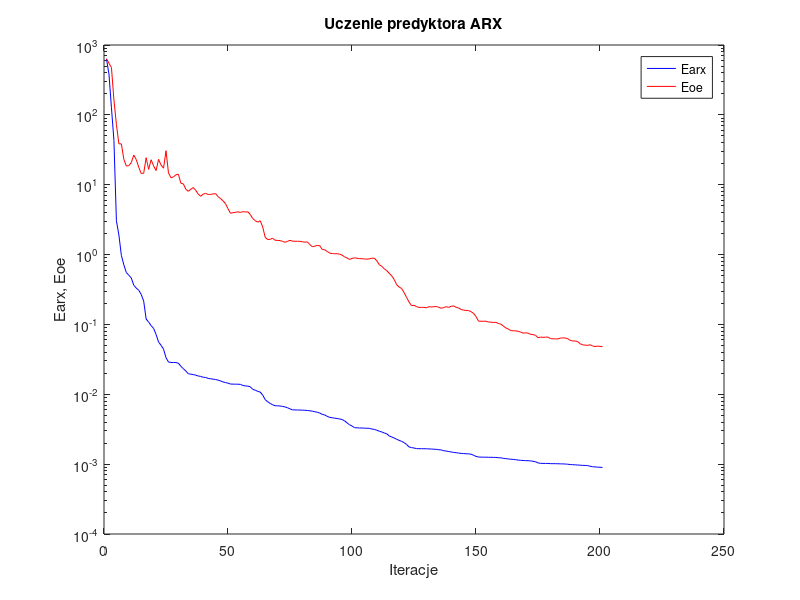
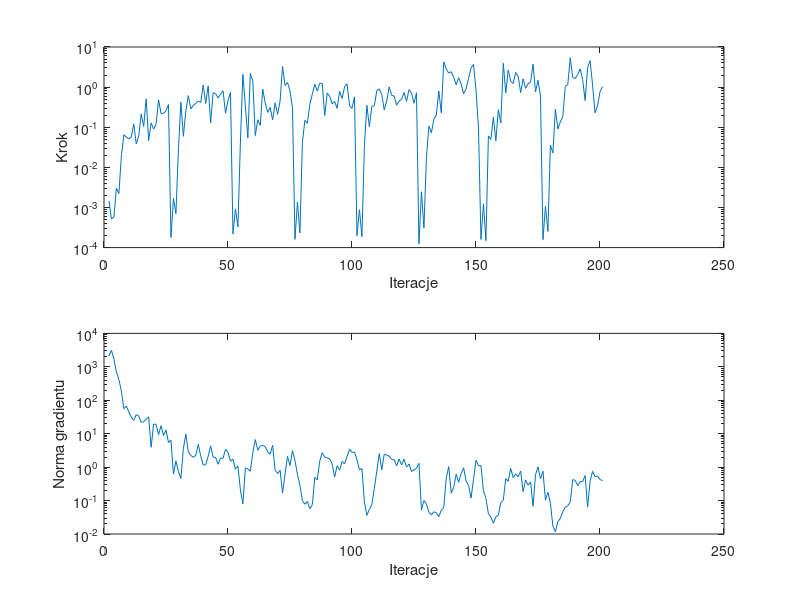

The MATLAB source for these figures, in order:
%uczenie predyktora arx
clear all;
n=0; farx(n+1)=6.295409e+002; foe(n+1)=6.386330e+002; wspucz(n+1)=0.000000e+000; ng(n+1)=0.000000e+000;
%odnowa zmiennej metryki
n=1; farx(n+1)=3.841473e+002; foe(n+1)=5.472571e+002; krok(n+1)=1.454759e-003; ng(n+1)=2.108313e+003;
n=2; farx(n+1)=1.262254e+002; foe(n+1)=4.772081e+002; krok(n+1)=5.100741e-004; ng(n+1)=3.164723e+003;
n=3; farx(n+1)=4.312653e+001; foe(n+1)=1.631352e+002; krok(n+1)=5.836390e-004; ng(n+1)=1.701520e+003;
n=4; farx(n+1)=3.049464e+000; foe(n+1)=7.314719e+001; krok(n+1)=3.021288e-003; ng(n+1)=7.094112e+002;
n=5; farx(n+1)=1.910983e+000; foe(n+1)=3.854845e+001; krok(n+1)=2.220021e-003; ng(n+1)=4.213341e+002;
n=6; farx(n+1)=9.746934e-001; foe(n+1)=3.843697e+001; krok(n+1)=1.881038e-002; ng(n+1)=1.893457e+002;
n=7; farx(n+1)=7.130612e-001; foe(n+1)=2.311608e+001; krok(n+1)=6.504518e-002; ng(n+1)=5.616091e+001;
n=8; farx(n+1)=5.539616e-001; foe(n+1)=1.851786e+001; krok(n+1)=5.671128e-002; ng(n+1)=6.746840e+001;
n=9; farx(n+1)=5.067918e-001; foe(n+1)=1.876412e+001; krok(n+1)=5.157588e-002; ng(n+1)=4.430668e+001;
n=10; farx(n+1)=4.619574e-001; foe(n+1)=2.070889e+001; krok(n+1)=5.671128e-002; ng(n+1)=3.140797e+001;
n=11; farx(n+1)=3.647125e-001; foe(n+1)=2.659736e+001; krok(n+1)=1.200954e-001; ng(n+1)=2.497832e+001;
n=12; farx(n+1)=3.318382e-001; foe(n+1)=2.290667e+001; krok(n+1)=3.879553e-002; ng(n+1)=3.716374e+001;
n=13; farx(n+1)=3.084845e-001; foe(n+1)=1.784426e+001; krok(n+1)=6.079450e-002; ng(n+1)=3.368150e+001;
n=14; farx(n+1)=2.691502e-001; foe(n+1)=1.450548e+001; krok(n+1)=2.134155e-001; ng(n+1)=2.175403e+001;
n=15; farx(n+1)=2.156880e-001; foe(n+1)=1.459298e+001; krok(n+1)=1.044009e-001; ng(n+1)=2.294193e+001;
n=16; farx(n+1)=1.193159e-001; foe(n+1)=2.435703e+001; krok(n+1)=5.107206e-001; ng(n+1)=2.725540e+001;
n=17; farx(n+1)=1.080390e-001; foe(n+1)=1.656252e+001; krok(n+1)=4.663645e-002; ng(n+1)=3.198109e+001;
n=18; farx(n+1)=9.621880e-002; foe(n+1)=2.276070e+001; krok(n+1)=1.281531e-001; ng(n+1)=3.921144e+000;
n=19; farx(n+1)=8.769777e-002; foe(n+1)=1.857396e+001; krok(n+1)=8.973318e-002; ng(n+1)=1.936423e+001;
n=20; farx(n+1)=7.182146e-002; foe(n+1)=1.596974e+001; krok(n+1)=1.197092e-001; ng(n+1)=1.909480e+001;
n=21; farx(n+1)=5.607873e-002; foe(n+1)=2.305546e+001; krok(n+1)=4.819709e-001; ng(n+1)=9.313209e+000;
n=22; farx(n+1)=5.024976e-002; foe(n+1)=1.915398e+001; krok(n+1)=2.209722e-001; ng(n+1)=1.731820e+001;
n=23; farx(n+1)=4.428130e-002; foe(n+1)=1.722927e+001; krok(n+1)=2.211882e-001; ng(n+1)=8.826457e+000;
n=24; farx(n+1)=3.347377e-002; foe(n+1)=3.064024e+001; krok(n+1)=2.594656e-001; ng(n+1)=1.295497e+001;
n=25; farx(n+1)=2.892289e-002; foe(n+1)=1.478215e+001; krok(n+1)=3.655097e-001; ng(n+1)=5.495461e+000;
%odnowa zmiennej metryki
n=26; farx(n+1)=2.854477e-002; foe(n+1)=1.256215e+001; krok(n+1)=1.784716e-004; ng(n+1)=6.391133e+000;
n=27; farx(n+1)=2.851058e-002; foe(n+1)=1.292199e+001; krok(n+1)=1.667309e-003; ng(n+1)=6.163957e-001;
n=28; farx(n+1)=2.845722e-002; foe(n+1)=1.390447e+001; krok(n+1)=7.046696e-004; ng(n+1)=1.545263e+000;
n=29; farx(n+1)=2.785990e-002; foe(n+1)=1.409395e+001; krok(n+1)=2.702970e-002; ng(n+1)=7.482240e-001;
n=30; farx(n+1)=2.516604e-002; foe(n+1)=1.051003e+001; krok(n+1)=4.228235e-001; ng(n+1)=4.558016e-001;
n=31; farx(n+1)=2.325750e-002; foe(n+1)=1.027498e+001; krok(n+1)=5.927401e-002; ng(n+1)=3.550511e+000;
n=32; farx(n+1)=2.147590e-002; foe(n+1)=8.606365e+000; krok(n+1)=2.557116e-001; ng(n+1)=9.740041e+000;
n=33; farx(n+1)=1.970234e-002; foe(n+1)=8.058512e+000; krok(n+1)=6.128735e-001; ng(n+1)=2.888160e+000;
n=34; farx(n+1)=1.941522e-002; foe(n+1)=8.604584e+000; krok(n+1)=2.868245e-001; ng(n+1)=2.248262e+000;
n=35; farx(n+1)=1.914023e-002; foe(n+1)=9.115908e+000; krok(n+1)=3.510640e-001; ng(n+1)=1.971401e+000;
n=36; farx(n+1)=1.877147e-002; foe(n+1)=8.289820e+000; krok(n+1)=3.923690e-001; ng(n+1)=2.256958e+000;
n=37; farx(n+1)=1.826795e-002; foe(n+1)=7.333354e+000; krok(n+1)=4.448216e-001; ng(n+1)=4.801183e+000;
n=38; farx(n+1)=1.804278e-002; foe(n+1)=6.829202e+000; krok(n+1)=4.126070e-001; ng(n+1)=2.163464e+000;
n=39; farx(n+1)=1.752541e-002; foe(n+1)=7.353965e+000; krok(n+1)=1.134786e+000; ng(n+1)=1.151884e+000;
n=40; farx(n+1)=1.741848e-002; foe(n+1)=7.497715e+000; krok(n+1)=3.885953e-001; ng(n+1)=1.166095e+000;
n=41; farx(n+1)=1.687577e-002; foe(n+1)=7.256782e+000; krok(n+1)=1.068393e+000; ng(n+1)=2.086940e+000;
n=42; farx(n+1)=1.668429e-002; foe(n+1)=7.257799e+000; krok(n+1)=1.282857e-001; ng(n+1)=4.320501e+000;
n=43; farx(n+1)=1.647253e-002; foe(n+1)=7.384305e+000; krok(n+1)=7.215816e-001; ng(n+1)=1.982249e+000;
n=44; farx(n+1)=1.623351e-002; foe(n+1)=7.451622e+000; krok(n+1)=6.893469e-001; ng(n+1)=1.942824e+000;
n=45; farx(n+1)=1.598144e-002; foe(n+1)=6.750637e+000; krok(n+1)=5.343541e-001; ng(n+1)=1.220070e+000;
n=46; farx(n+1)=1.552658e-002; foe(n+1)=6.329024e+000; krok(n+1)=6.674595e-001; ng(n+1)=1.861376e+000;
n=47; farx(n+1)=1.503196e-002; foe(n+1)=5.881845e+000; krok(n+1)=8.088973e-001; ng(n+1)=1.829934e+000;
n=48; farx(n+1)=1.471898e-002; foe(n+1)=5.349334e+000; krok(n+1)=2.230542e-001; ng(n+1)=3.406868e+000;
n=49; farx(n+1)=1.444077e-002; foe(n+1)=4.540851e+000; krok(n+1)=4.602673e-001; ng(n+1)=2.750164e+000;
n=50; farx(n+1)=1.401186e-002; foe(n+1)=3.902715e+000; krok(n+1)=7.382907e-001; ng(n+1)=1.514621e+000;
%odnowa zmiennej metryki
n=51; farx(n+1)=1.397977e-002; foe(n+1)=3.973852e+000; krok(n+1)=2.197532e-004; ng(n+1)=1.728444e+000;
n=52; farx(n+1)=1.395939e-002; foe(n+1)=4.021152e+000; krok(n+1)=9.208067e-004; ng(n+1)=8.650639e-001;
n=53; farx(n+1)=1.394583e-002; foe(n+1)=4.099055e+000; krok(n+1)=3.293253e-004; ng(n+1)=1.090573e+000;
n=54; farx(n+1)=1.386770e-002; foe(n+1)=4.012765e+000; krok(n+1)=4.277073e-002; ng(n+1)=2.086612e-001;
n=55; farx(n+1)=1.338823e-002; foe(n+1)=4.116095e+000; krok(n+1)=2.081446e+000; ng(n+1)=7.971082e-002;
n=56; farx(n+1)=1.316218e-002; foe(n+1)=4.069346e+000; krok(n+1)=3.349286e-001; ng(n+1)=9.558692e-001;
n=57; farx(n+1)=1.308378e-002; foe(n+1)=4.093138e+000; krok(n+1)=5.381807e-002; ng(n+1)=8.841424e-001;
n=58; farx(n+1)=1.281312e-002; foe(n+1)=3.747396e+000; krok(n+1)=2.180727e+000; ng(n+1)=7.555778e-001;
n=59; farx(n+1)=1.176250e-002; foe(n+1)=3.273026e+000; krok(n+1)=1.422745e+000; ng(n+1)=2.691180e+000;
n=60; farx(n+1)=1.144299e-002; foe(n+1)=3.049077e+000; krok(n+1)=6.209076e-002; ng(n+1)=6.687997e+000;
n=61; farx(n+1)=1.101181e-002; foe(n+1)=2.913412e+000; krok(n+1)=1.538197e-001; ng(n+1)=3.182708e+000;
n=62; farx(n+1)=1.075934e-002; foe(n+1)=3.048994e+000; krok(n+1)=1.115271e-001; ng(n+1)=4.293339e+000;
n=63; farx(n+1)=9.727623e-003; foe(n+1)=2.477603e+000; krok(n+1)=8.904025e-001; ng(n+1)=4.500854e+000;
n=64; farx(n+1)=8.395590e-003; foe(n+1)=1.766467e+000; krok(n+1)=4.033988e-001; ng(n+1)=4.051928e+000;
n=65; farx(n+1)=7.811039e-003; foe(n+1)=1.642651e+000; krok(n+1)=2.349459e-001; ng(n+1)=2.868425e+000;
n=66; farx(n+1)=7.403537e-003; foe(n+1)=1.652615e+000; krok(n+1)=3.120917e-001; ng(n+1)=2.436433e+000;
n=67; farx(n+1)=7.090076e-003; foe(n+1)=1.713885e+000; krok(n+1)=1.523928e-001; ng(n+1)=4.492762e+000;
n=68; farx(n+1)=6.854272e-003; foe(n+1)=1.601918e+000; krok(n+1)=4.027995e-001; ng(n+1)=8.041617e-001;
n=69; farx(n+1)=6.839069e-003; foe(n+1)=1.593244e+000; krok(n+1)=2.088018e-001; ng(n+1)=6.449678e-001;
n=70; farx(n+1)=6.806927e-003; foe(n+1)=1.585618e+000; krok(n+1)=4.478955e-001; ng(n+1)=8.071999e-001;
n=71; farx(n+1)=6.704445e-003; foe(n+1)=1.545842e+000; krok(n+1)=3.263842e+000; ng(n+1)=1.670941e-001;
n=72; farx(n+1)=6.592876e-003; foe(n+1)=1.498921e+000; krok(n+1)=1.092255e+000; ng(n+1)=6.190152e-001;
n=73; farx(n+1)=6.417030e-003; foe(n+1)=1.548141e+000; krok(n+1)=1.307567e+000; ng(n+1)=2.096643e+000;
n=74; farx(n+1)=6.185131e-003; foe(n+1)=1.597931e+000; krok(n+1)=8.008859e-001; ng(n+1)=1.114676e+000;
n=75; farx(n+1)=5.987510e-003; foe(n+1)=1.555433e+000; krok(n+1)=3.091015e-001; ng(n+1)=3.112267e+000;
%odnowa zmiennej metryki
n=76; farx(n+1)=5.969677e-003; foe(n+1)=1.550774e+000; krok(n+1)=1.605453e-004; ng(n+1)=1.586782e+000;
n=77; farx(n+1)=5.955360e-003; foe(n+1)=1.548981e+000; krok(n+1)=1.350546e-003; ng(n+1)=6.061197e-001;
n=78; farx(n+1)=5.954800e-003; foe(n+1)=1.548331e+000; krok(n+1)=2.326282e-004; ng(n+1)=2.864443e-001;
n=79; farx(n+1)=5.929486e-003; foe(n+1)=1.522605e+000; krok(n+1)=4.235232e-002; ng(n+1)=9.999831e-002;
n=80; farx(n+1)=5.902669e-003; foe(n+1)=1.505803e+000; krok(n+1)=1.487649e-001; ng(n+1)=7.772477e-002;
n=81; farx(n+1)=5.862752e-003; foe(n+1)=1.519196e+000; krok(n+1)=1.253365e-001; ng(n+1)=9.394770e-002;
n=82; farx(n+1)=5.809834e-003; foe(n+1)=1.390158e+000; krok(n+1)=3.730776e-001; ng(n+1)=5.750944e-002;
n=83; farx(n+1)=5.726110e-003; foe(n+1)=1.296464e+000; krok(n+1)=6.666685e-001; ng(n+1)=7.557330e-002;
n=84; farx(n+1)=5.631915e-003; foe(n+1)=1.317893e+000; krok(n+1)=1.186093e+000; ng(n+1)=4.895674e-001;
n=85; farx(n+1)=5.526250e-003; foe(n+1)=1.353823e+000; krok(n+1)=7.966063e-001; ng(n+1)=4.187901e-001;
n=86; farx(n+1)=5.394244e-003; foe(n+1)=1.336829e+000; krok(n+1)=1.251615e+000; ng(n+1)=1.522052e+000;
n=87; farx(n+1)=5.156309e-003; foe(n+1)=1.185728e+000; krok(n+1)=1.230345e+000; ng(n+1)=2.720320e+000;
n=88; farx(n+1)=5.070770e-003; foe(n+1)=1.170389e+000; krok(n+1)=1.952188e-001; ng(n+1)=1.987131e+000;
n=89; farx(n+1)=4.830363e-003; foe(n+1)=1.108967e+000; krok(n+1)=7.113726e-001; ng(n+1)=1.874278e+000;
n=90; farx(n+1)=4.674597e-003; foe(n+1)=1.050281e+000; krok(n+1)=5.885355e-001; ng(n+1)=1.764729e+000;
n=91; farx(n+1)=4.612197e-003; foe(n+1)=1.034046e+000; krok(n+1)=3.827775e-001; ng(n+1)=1.232555e+000;
n=92; farx(n+1)=4.550132e-003; foe(n+1)=1.027955e+000; krok(n+1)=4.386596e-001; ng(n+1)=5.059058e-001;
n=93; farx(n+1)=4.499572e-003; foe(n+1)=1.029669e+000; krok(n+1)=2.965231e-001; ng(n+1)=1.094520e+000;
n=94; farx(n+1)=4.436796e-003; foe(n+1)=1.013354e+000; krok(n+1)=7.807902e-001; ng(n+1)=8.175919e-001;
n=95; farx(n+1)=4.356835e-003; foe(n+1)=9.821873e-001; krok(n+1)=5.223159e-001; ng(n+1)=1.475725e+000;
n=96; farx(n+1)=4.169098e-003; foe(n+1)=9.288584e-001; krok(n+1)=1.009068e+000; ng(n+1)=1.243290e+000;
n=97; farx(n+1)=3.905532e-003; foe(n+1)=8.950473e-001; krok(n+1)=1.202875e+000; ng(n+1)=2.068284e+000;
n=98; farx(n+1)=3.661983e-003; foe(n+1)=8.512181e-001; krok(n+1)=3.493083e-001; ng(n+1)=3.404600e+000;
n=99; farx(n+1)=3.514422e-003; foe(n+1)=8.793575e-001; krok(n+1)=2.949608e-001; ng(n+1)=2.759309e+000;
n=100; farx(n+1)=3.329738e-003; foe(n+1)=8.989117e-001; krok(n+1)=5.732413e-001; ng(n+1)=2.847304e+000;
%odnowa zmiennej metryki
n=101; farx(n+1)=3.310629e-003; foe(n+1)=8.875484e-001; krok(n+1)=1.984325e-004; ng(n+1)=1.672076e+000;
n=102; farx(n+1)=3.294518e-003; foe(n+1)=8.736964e-001; krok(n+1)=8.790130e-004; ng(n+1)=8.181820e-001;
n=103; farx(n+1)=3.289726e-003; foe(n+1)=8.740440e-001; krok(n+1)=1.874208e-004; ng(n+1)=9.201443e-001;
n=104; farx(n+1)=3.279675e-003; foe(n+1)=8.640592e-001; krok(n+1)=3.469665e-002; ng(n+1)=9.005651e-002;
n=105; farx(n+1)=3.265179e-003; foe(n+1)=8.594187e-001; krok(n+1)=3.505976e-001; ng(n+1)=3.624366e-002;
n=106; farx(n+1)=3.254939e-003; foe(n+1)=8.703322e-001; krok(n+1)=1.027179e-001; ng(n+1)=5.438652e-002;
n=107; farx(n+1)=3.187603e-003; foe(n+1)=8.854846e-001; krok(n+1)=3.337297e-001; ng(n+1)=7.510806e-002;
n=108; farx(n+1)=3.141813e-003; foe(n+1)=8.877811e-001; krok(n+1)=3.456460e-001; ng(n+1)=2.287892e-001;
n=109; farx(n+1)=3.054765e-003; foe(n+1)=8.160541e-001; krok(n+1)=8.131859e-001; ng(n+1)=7.568917e-001;
n=110; farx(n+1)=2.963394e-003; foe(n+1)=7.162994e-001; krok(n+1)=9.073805e-001; ng(n+1)=2.534556e+000;
n=111; farx(n+1)=2.888346e-003; foe(n+1)=6.803467e-001; krok(n+1)=6.522451e-001; ng(n+1)=8.336257e-001;
n=112; farx(n+1)=2.795084e-003; foe(n+1)=6.259150e-001; krok(n+1)=2.701727e-001; ng(n+1)=2.452389e+000;
n=113; farx(n+1)=2.721397e-003; foe(n+1)=5.900235e-001; krok(n+1)=4.536903e-001; ng(n+1)=2.289994e+000;
n=114; farx(n+1)=2.533959e-003; foe(n+1)=5.392708e-001; krok(n+1)=1.006076e+000; ng(n+1)=2.140211e+000;
n=115; farx(n+1)=2.451716e-003; foe(n+1)=4.967794e-001; krok(n+1)=6.273059e-001; ng(n+1)=1.691787e+000;
n=116; farx(n+1)=2.367836e-003; foe(n+1)=4.408276e-001; krok(n+1)=5.970321e-001; ng(n+1)=1.653814e+000;
n=117; farx(n+1)=2.272383e-003; foe(n+1)=3.710122e-001; krok(n+1)=3.550835e-001; ng(n+1)=1.086254e+000;
n=118; farx(n+1)=2.190458e-003; foe(n+1)=3.430824e-001; krok(n+1)=4.536903e-001; ng(n+1)=1.747657e+000;
n=119; farx(n+1)=2.122115e-003; foe(n+1)=3.271930e-001; krok(n+1)=4.954132e-001; ng(n+1)=1.171464e+000;
n=120; farx(n+1)=2.034587e-003; foe(n+1)=2.860407e-001; krok(n+1)=7.310195e-001; ng(n+1)=1.718772e+000;
n=121; farx(n+1)=1.914841e-003; foe(n+1)=2.438581e-001; krok(n+1)=4.446475e-001; ng(n+1)=1.004042e+000;
n=122; farx(n+1)=1.764857e-003; foe(n+1)=2.093281e-001; krok(n+1)=8.674420e-001; ng(n+1)=1.240155e+000;
n=123; farx(n+1)=1.724745e-003; foe(n+1)=1.857161e-001; krok(n+1)=7.113726e-001; ng(n+1)=7.423615e-001;
n=124; farx(n+1)=1.702643e-003; foe(n+1)=1.877861e-001; krok(n+1)=3.963116e-001; ng(n+1)=8.228721e-001;
n=125; farx(n+1)=1.670506e-003; foe(n+1)=1.801620e-001; krok(n+1)=7.238398e-001; ng(n+1)=9.289180e-001;
%odnowa zmiennej metryki
n=126; farx(n+1)=1.663564e-003; foe(n+1)=1.750939e-001; krok(n+1)=1.246876e-004; ng(n+1)=1.297004e+000;
n=127; farx(n+1)=1.663295e-003; foe(n+1)=1.754963e-001; krok(n+1)=2.463242e-003; ng(n+1)=5.246750e-002;
n=128; farx(n+1)=1.663210e-003; foe(n+1)=1.754683e-001; krok(n+1)=3.090387e-004; ng(n+1)=1.008340e-001;
n=129; farx(n+1)=1.659728e-003; foe(n+1)=1.731305e-001; krok(n+1)=1.733857e-002; ng(n+1)=7.864672e-002;
n=130; farx(n+1)=1.651214e-003; foe(n+1)=1.793647e-001; krok(n+1)=1.067078e-001; ng(n+1)=4.517210e-002;
n=131; farx(n+1)=1.647704e-003; foe(n+1)=1.777388e-001; krok(n+1)=7.233428e-002; ng(n+1)=3.710756e-002;
n=132; farx(n+1)=1.637029e-003; foe(n+1)=1.793317e-001; krok(n+1)=1.579498e-001; ng(n+1)=4.618247e-002;
n=133; farx(n+1)=1.628208e-003; foe(n+1)=1.804609e-001; krok(n+1)=2.002215e-001; ng(n+1)=4.336691e-002;
n=134; farx(n+1)=1.607274e-003; foe(n+1)=1.760169e-001; krok(n+1)=8.008859e-001; ng(n+1)=3.292206e-002;
n=135; farx(n+1)=1.597600e-003; foe(n+1)=1.703564e-001; krok(n+1)=2.272257e-001; ng(n+1)=5.180092e-002;
n=136; farx(n+1)=1.557573e-003; foe(n+1)=1.744453e-001; krok(n+1)=4.289996e+000; ng(n+1)=6.236491e-002;
n=137; farx(n+1)=1.539196e-003; foe(n+1)=1.795354e-001; krok(n+1)=2.840668e+000; ng(n+1)=4.649515e-001;
n=138; farx(n+1)=1.515914e-003; foe(n+1)=1.754686e-001; krok(n+1)=2.238597e+000; ng(n+1)=1.036873e+000;
n=139; farx(n+1)=1.495416e-003; foe(n+1)=1.816497e-001; krok(n+1)=2.418537e+000; ng(n+1)=1.667398e-001;
n=140; farx(n+1)=1.471887e-003; foe(n+1)=1.841974e-001; krok(n+1)=1.750598e+000; ng(n+1)=2.468157e-001;
n=141; farx(n+1)=1.458468e-003; foe(n+1)=1.756954e-001; krok(n+1)=1.146483e+000; ng(n+1)=6.117456e-001;
n=142; farx(n+1)=1.441652e-003; foe(n+1)=1.719093e-001; krok(n+1)=1.715049e+000; ng(n+1)=3.529349e-001;
n=143; farx(n+1)=1.425083e-003; foe(n+1)=1.637251e-001; krok(n+1)=1.189931e+000; ng(n+1)=6.381502e-001;
n=144; farx(n+1)=1.415700e-003; foe(n+1)=1.600387e-001; krok(n+1)=6.855549e-001; ng(n+1)=9.547405e-001;
n=145; farx(n+1)=1.410102e-003; foe(n+1)=1.586023e-001; krok(n+1)=8.970072e-001; ng(n+1)=3.849303e-001;
n=146; farx(n+1)=1.401854e-003; foe(n+1)=1.577883e-001; krok(n+1)=1.663205e+000; ng(n+1)=2.843407e-001;
n=147; farx(n+1)=1.389349e-003; foe(n+1)=1.524337e-001; krok(n+1)=2.953163e+000; ng(n+1)=1.191589e-001;
n=148; farx(n+1)=1.341211e-003; foe(n+1)=1.438994e-001; krok(n+1)=3.708110e+000; ng(n+1)=4.321225e-001;
n=149; farx(n+1)=1.291374e-003; foe(n+1)=1.299580e-001; krok(n+1)=8.456470e-001; ng(n+1)=1.600025e+000;
n=150; farx(n+1)=1.265294e-003; foe(n+1)=1.114402e-001; krok(n+1)=9.809225e-002; ng(n+1)=1.099109e+000;
%odnowa zmiennej metryki
n=151; farx(n+1)=1.259685e-003; foe(n+1)=1.110284e-001; krok(n+1)=1.599927e-004; ng(n+1)=1.106890e+000;
n=152; farx(n+1)=1.258456e-003; foe(n+1)=1.111739e-001; krok(n+1)=1.234892e-003; ng(n+1)=1.961494e-001;
n=153; farx(n+1)=1.258400e-003; foe(n+1)=1.112164e-001; krok(n+1)=1.493018e-004; ng(n+1)=1.159402e-001;
n=154; farx(n+1)=1.254157e-003; foe(n+1)=1.082552e-001; krok(n+1)=6.045742e-002; ng(n+1)=4.048524e-002;
n=155; farx(n+1)=1.252824e-003; foe(n+1)=1.079335e-001; krok(n+1)=4.973429e-002; ng(n+1)=3.199072e-002;
n=156; farx(n+1)=1.250183e-003; foe(n+1)=1.065870e-001; krok(n+1)=1.794685e-001; ng(n+1)=2.095995e-002;
n=157; farx(n+1)=1.248599e-003; foe(n+1)=1.072916e-001; krok(n+1)=4.568872e-002; ng(n+1)=3.267827e-002;
n=158; farx(n+1)=1.236115e-003; foe(n+1)=1.031825e-001; krok(n+1)=2.745822e-001; ng(n+1)=3.644005e-002;
n=159; farx(n+1)=1.232065e-003; foe(n+1)=1.010843e-001; krok(n+1)=1.269153e-001; ng(n+1)=8.629671e-002;
n=160; farx(n+1)=1.210595e-003; foe(n+1)=9.523092e-002; krok(n+1)=3.927918e+000; ng(n+1)=1.023246e-001;
n=161; farx(n+1)=1.200028e-003; foe(n+1)=8.910959e-002; krok(n+1)=7.178655e-001; ng(n+1)=4.524224e-001;
n=162; farx(n+1)=1.187617e-003; foe(n+1)=8.605252e-002; krok(n+1)=2.684325e+000; ng(n+1)=3.776036e-001;
n=163; farx(n+1)=1.176679e-003; foe(n+1)=8.176688e-002; krok(n+1)=1.390988e+000; ng(n+1)=9.136775e-001;
n=164; farx(n+1)=1.169887e-003; foe(n+1)=8.104738e-002; krok(n+1)=1.231141e+000; ng(n+1)=4.820743e-001;
n=165; farx(n+1)=1.157268e-003; foe(n+1)=8.093971e-002; krok(n+1)=2.321690e+000; ng(n+1)=6.250052e-001;
n=166; farx(n+1)=1.144164e-003; foe(n+1)=7.982648e-002; krok(n+1)=1.856466e+000; ng(n+1)=5.139898e-001;
n=167; farx(n+1)=1.135265e-003; foe(n+1)=7.767335e-002; krok(n+1)=7.310195e-001; ng(n+1)=7.598176e-001;
n=168; farx(n+1)=1.127782e-003; foe(n+1)=7.514347e-002; krok(n+1)=1.608038e+000; ng(n+1)=1.857042e-001;
n=169; farx(n+1)=1.123012e-003; foe(n+1)=7.588077e-002; krok(n+1)=9.372047e-001; ng(n+1)=4.097184e-001;
n=170; farx(n+1)=1.119475e-003; foe(n+1)=7.512026e-002; krok(n+1)=1.210739e+000; ng(n+1)=2.890929e-001;
n=171; farx(n+1)=1.114616e-003; foe(n+1)=7.214411e-002; krok(n+1)=1.324162e+000; ng(n+1)=3.610945e-001;
n=172; farx(n+1)=1.098785e-003; foe(n+1)=7.152230e-002; krok(n+1)=3.748819e+000; ng(n+1)=6.761957e-002;
n=173; farx(n+1)=1.082416e-003; foe(n+1)=6.990922e-002; krok(n+1)=7.571530e-001; ng(n+1)=5.964139e-001;
n=174; farx(n+1)=1.042545e-003; foe(n+1)=6.458534e-002; krok(n+1)=1.476581e+000; ng(n+1)=1.019706e+000;
n=175; farx(n+1)=1.026988e-003; foe(n+1)=6.577538e-002; krok(n+1)=6.014376e-001; ng(n+1)=4.450322e-001;
%odnowa zmiennej metryki
n=176; farx(n+1)=1.024510e-003; foe(n+1)=6.538974e-002; krok(n+1)=1.574580e-004; ng(n+1)=7.559860e-001;
n=177; farx(n+1)=1.024186e-003; foe(n+1)=6.574930e-002; krok(n+1)=1.066655e-003; ng(n+1)=1.032080e-001;
n=178; farx(n+1)=1.023896e-003; foe(n+1)=6.596911e-002; krok(n+1)=2.523757e-004; ng(n+1)=1.762571e-001;
n=179; farx(n+1)=1.016531e-003; foe(n+1)=6.277224e-002; krok(n+1)=3.607652e-002; ng(n+1)=8.320411e-002;
n=180; farx(n+1)=1.016305e-003; foe(n+1)=6.226811e-002; krok(n+1)=2.284436e-002; ng(n+1)=1.742874e-002;
n=181; farx(n+1)=1.015166e-003; foe(n+1)=6.208042e-002; krok(n+1)=2.815910e-001; ng(n+1)=1.170229e-002;
n=182; farx(n+1)=1.013480e-003; foe(n+1)=6.196765e-002; krok(n+1)=9.048247e-002; ng(n+1)=2.343172e-002;
n=183; farx(n+1)=1.009672e-003; foe(n+1)=6.372141e-002; krok(n+1)=1.341318e-001; ng(n+1)=2.912026e-002;
n=184; farx(n+1)=1.008158e-003; foe(n+1)=6.413405e-002; krok(n+1)=1.824037e-001; ng(n+1)=4.713568e-002;
n=185; farx(n+1)=1.004048e-003; foe(n+1)=6.394857e-002; krok(n+1)=1.048430e+000; ng(n+1)=6.307495e-002;
n=186; farx(n+1)=9.979253e-004; foe(n+1)=6.240135e-002; krok(n+1)=1.147757e+000; ng(n+1)=6.982838e-002;
n=187; farx(n+1)=9.863909e-004; foe(n+1)=5.907897e-002; krok(n+1)=5.400935e+000; ng(n+1)=9.182748e-002;
n=188; farx(n+1)=9.830021e-004; foe(n+1)=5.796350e-002; krok(n+1)=1.740861e+000; ng(n+1)=4.235706e-001;
n=189; farx(n+1)=9.773531e-004; foe(n+1)=5.791037e-002; krok(n+1)=1.641948e+000; ng(n+1)=4.007908e-001;
n=190; farx(n+1)=9.722555e-004; foe(n+1)=5.680815e-002; krok(n+1)=2.069805e+000; ng(n+1)=2.808590e-001;
n=191; farx(n+1)=9.658405e-004; foe(n+1)=5.280371e-002; krok(n+1)=2.845490e+000; ng(n+1)=3.683861e-001;
n=192; farx(n+1)=9.603390e-004; foe(n+1)=5.117532e-002; krok(n+1)=1.535351e+000; ng(n+1)=3.668307e-001;
n=193; farx(n+1)=9.586837e-004; foe(n+1)=5.055805e-002; krok(n+1)=4.635137e-001; ng(n+1)=5.604968e-001;
n=194; farx(n+1)=9.530586e-004; foe(n+1)=5.018771e-002; krok(n+1)=3.044323e+000; ng(n+1)=6.334807e-002;
n=195; farx(n+1)=9.348442e-004; foe(n+1)=5.116724e-002; krok(n+1)=4.581788e+000; ng(n+1)=3.757254e-001;
n=196; farx(n+1)=9.182700e-004; foe(n+1)=4.931466e-002; krok(n+1)=1.139125e+000; ng(n+1)=7.505192e-001;
n=197; farx(n+1)=9.129425e-004; foe(n+1)=4.824104e-002; krok(n+1)=2.288809e-001; ng(n+1)=5.179290e-001;
n=198; farx(n+1)=9.064954e-004; foe(n+1)=4.895593e-002; krok(n+1)=3.403631e-001; ng(n+1)=5.401323e-001;
n=199; farx(n+1)=9.021620e-004; foe(n+1)=4.852099e-002; krok(n+1)=7.657245e-001; ng(n+1)=4.257991e-001;
n=200; farx(n+1)=8.974751e-004; foe(n+1)=4.813336e-002; krok(n+1)=1.031099e+000; ng(n+1)=3.945849e-001;

figure; semilogy(farx,'b'); hold on; semilogy(foe,'r'); xlabel('Iteracje'); ylabel('Earx, Eoe'); legend('Earx','Eoe'); title('Uczenie predyktora ARX');
figure; subplot(2,1,1); semilogy(krok); xlabel('Iteracje'); ylabel('Krok');
subplot(2,1,2); semilogy(ng); xlabel('Iteracje'); ylabel('Norma gradientu');
Earx=farx(n+1)
Eoe=foe(n+1)
